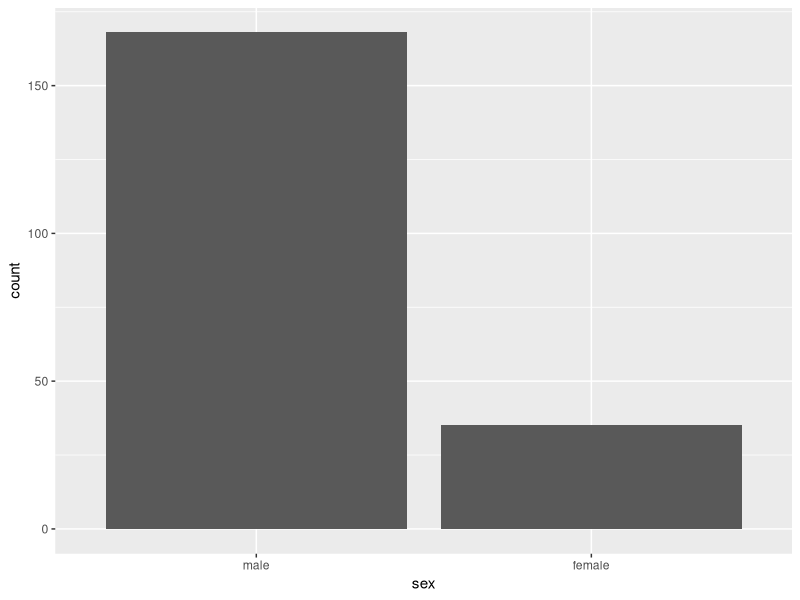
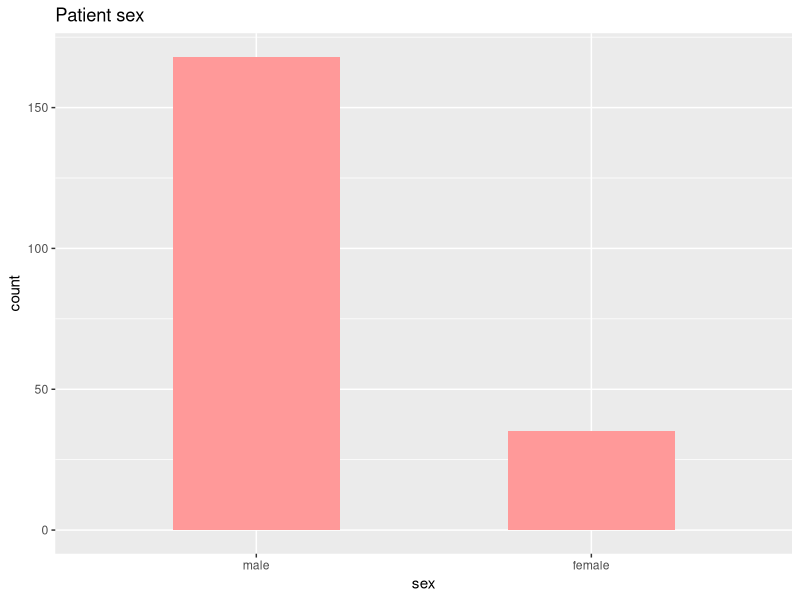
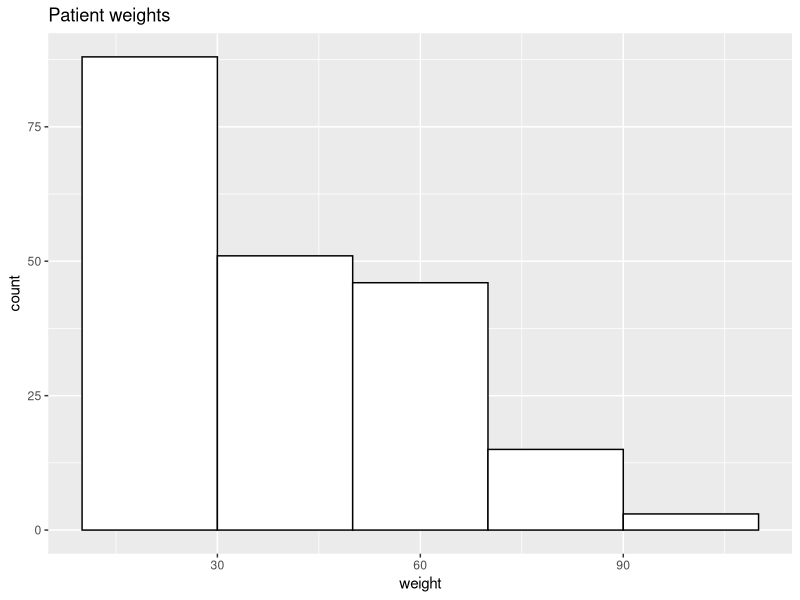
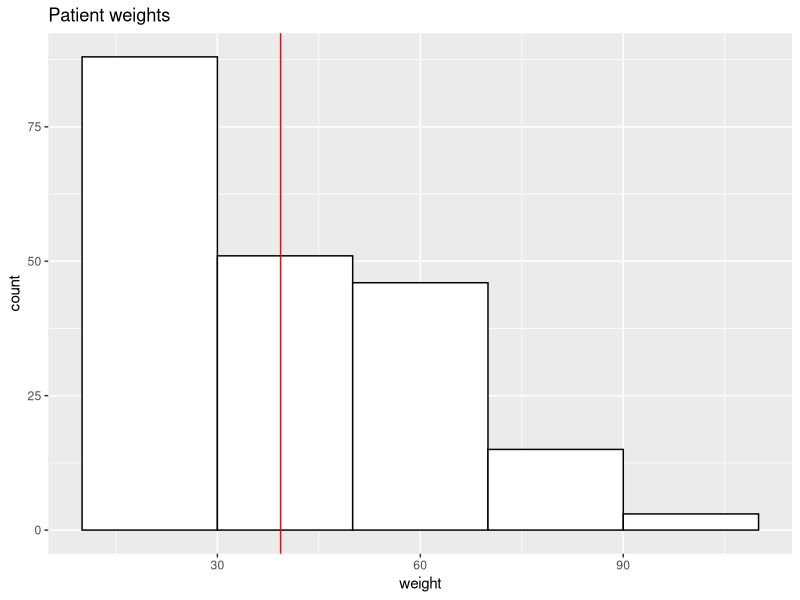
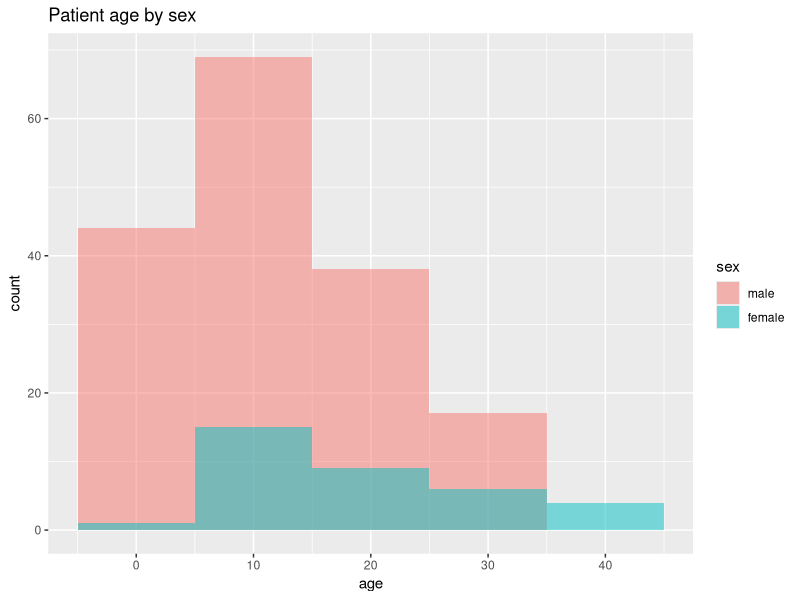
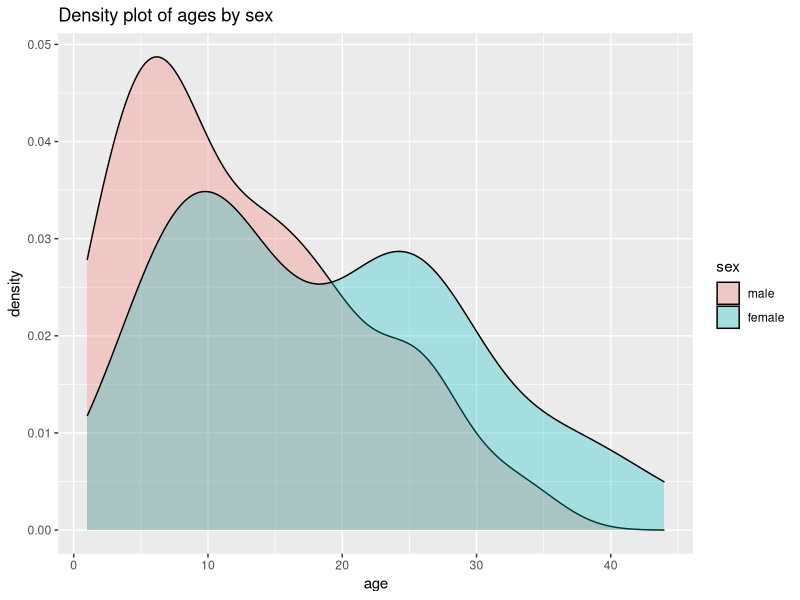
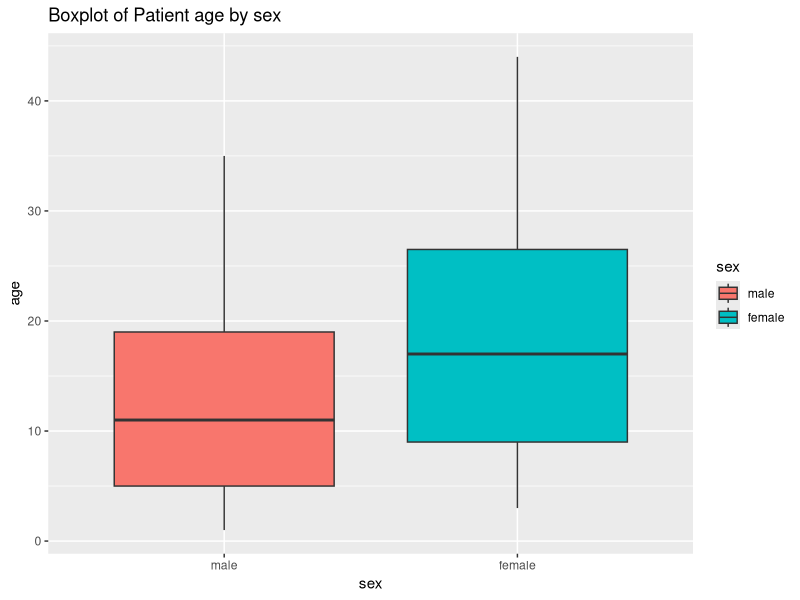

Reproduce these figures in R, in order.
## ---- chunk 1

library(survival)
data("cgd")
## ---- chunk 2

summary(cgd)
## ---- chunk 3

mean(cgd$weight)               # mean weight

median(cgd$weight)             # median for weight

## ---- chunk 4

quantile(cgd$weight) # will show us the quartile distribution of our data
## ---- chunk 5
quantile(cgd$weight, 0.95) # shows us the 95th percentile
## ---- chunk 6
IQR(cgd$weight)
## ---- chunk 7
var(cgd$weight)
## ---- chunk 8
sd(cgd$weight)
## ---- chunk 9
library(ggplot2)

ggplot(data = cgd, aes(x = sex)) + geom_bar(stat = "count") #geom_bar creates the barplot. The stat parameter indicates what is to be plotted
## ---- chunk 10
ggplot(data = cgd, aes(x = sex)) + 
  geom_bar(fill = "#FF9999", width = 0.5, stat = "count") + #change color and bar width
  ggtitle("Patient sex")                                    #add title
## ---- chunk 11
ggplot(data = cgd, aes(x = weight)) + 
  geom_histogram(binwidth = 20, fill = "white", colour = "black") +
  ggtitle("Patient weights") # binwidth indicates how large our groups are
## ---- chunk 12
ggplot(data = cgd, aes(x = weight)) + 
  geom_histogram(binwidth = 20, fill = "white", colour = "black") +
  geom_vline(aes(xintercept = mean(weight)), color = "red") + #geom_vline adds vertical line
  ggtitle("Patient weights")
## ---- chunk 13
ggplot(data = cgd, aes(x = age, fill= sex)) +
  geom_histogram(binwidth = 10, alpha = 0.5, position = "identity") +
  ggtitle("Patient age by sex")
## ---- chunk 14

ggplot(data = cgd, aes(x = age, fill = sex)) + 
  geom_density(alpha = 0.3) +
  ggtitle("Density plot of ages by sex")
## ---- chunk 15
ggplot(data = cgd, aes(x = sex, y = age, fill = sex)) + #note x and y are inverted now
  geom_boxplot() + ggtitle("Boxplot of Patient age by sex")
